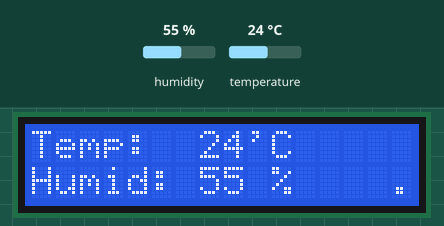
The sketch below on a simulated Arduino Pro Mini, built with avr-gcc and run on an emulated ATmega328P. Parts: 16×2 character LCD. Inputs (shaded band) come from the test bench; at power-on: humidity 55 %, temperature 24 °C.

Above: at 1.2 s.
1.3 s: humidity set to 22 %
At 3.1 s:
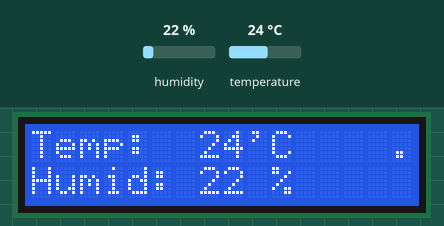
4.2 s: temperature set to 12 °C
At 5.2 s:
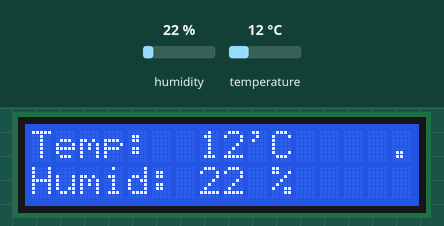
7.1 s: humidity set to 40 %
At 9.5 s:
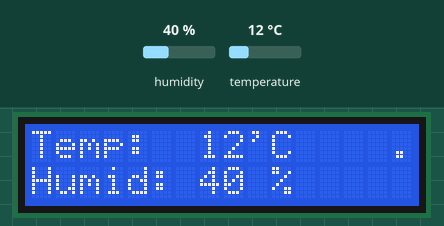
10.6 s: temperature set to 19 °C
At 11.6 s:
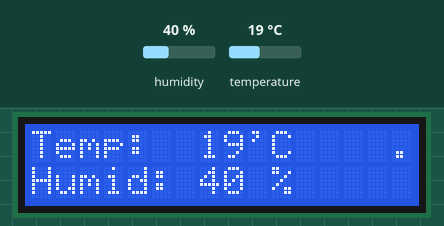
Timing chart, 0 to 13.6 s (numbered marks = the images above; inputs shaded):
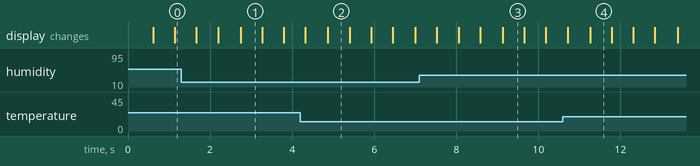

The sketch:

DHTMonitor.ino
```cpp
// DHT Monitor

// Processor configuration for Arduino pro mini:
// Atmega328 (3.3v 8 Mhz)

#include <Wire.h>
#include <LiquidCrystal_I2C.h>
#include <DHT.h>

#define DHTPIN 5     // what pin we're connected to

// Uncomment whatever type you're using!
#define DHTTYPE DHT11   // DHT 11

// Initialize DHT sensor.
DHT dht(DHTPIN, DHTTYPE);

LiquidCrystal_I2C lcd(0x27,16,2);  // set the LCD address to 0x27 for a 16 chars and 2 line display


void setup() {
  // initialize the lcd
  Serial.begin(115200);
  lcd.init();
  lcd.backlight();

  // begin the DHT
  dht.begin();

}

int count = 0;

void loop() {

  delay(500);
  lcd.setCursor(0,0); // first box of first line
  lcd.print("Temp:");

  lcd.setCursor(7,0); // eighth box of first line
  lcd.print((int)dht.readTemperature());
  lcd.print("'C");

  lcd.setCursor(0,1);// first box of second line
  lcd.print("Humid:");

  lcd.setCursor(7,1); // eighth box of second line
  lcd.print((int)dht.readHumidity());
  lcd.print(" %");

  //---  TicTac  ---//
  count = (count+1) % 4;

  if(count == 0) {
    lcd.setCursor(14,0);
    lcd.print(". ");
    lcd.setCursor(14,1);
    lcd.print("  ");
  }
  else if(count == 1) {
    lcd.setCursor(14,0);
    lcd.print(" .");
    lcd.setCursor(14,1);
    lcd.print("  ");
  }
  else if(count == 2) {
    lcd.setCursor(14,0);
    lcd.print("  ");
    lcd.setCursor(14,1);
    lcd.print(" .");
  }
  else if(count == 3) {
    lcd.setCursor(14,0);
    lcd.print("  ");
    lcd.setCursor(14,1);
    lcd.print(". ");
  }
  else {
    lcd.setCursor(14,0);
    lcd.print("  ");
    lcd.setCursor(14,1);
    lcd.print("  ");
  }
}
```

Measured:
- what the display in image 1 shows lasts 0.6 s, from 2.7 s to 3.3 s
